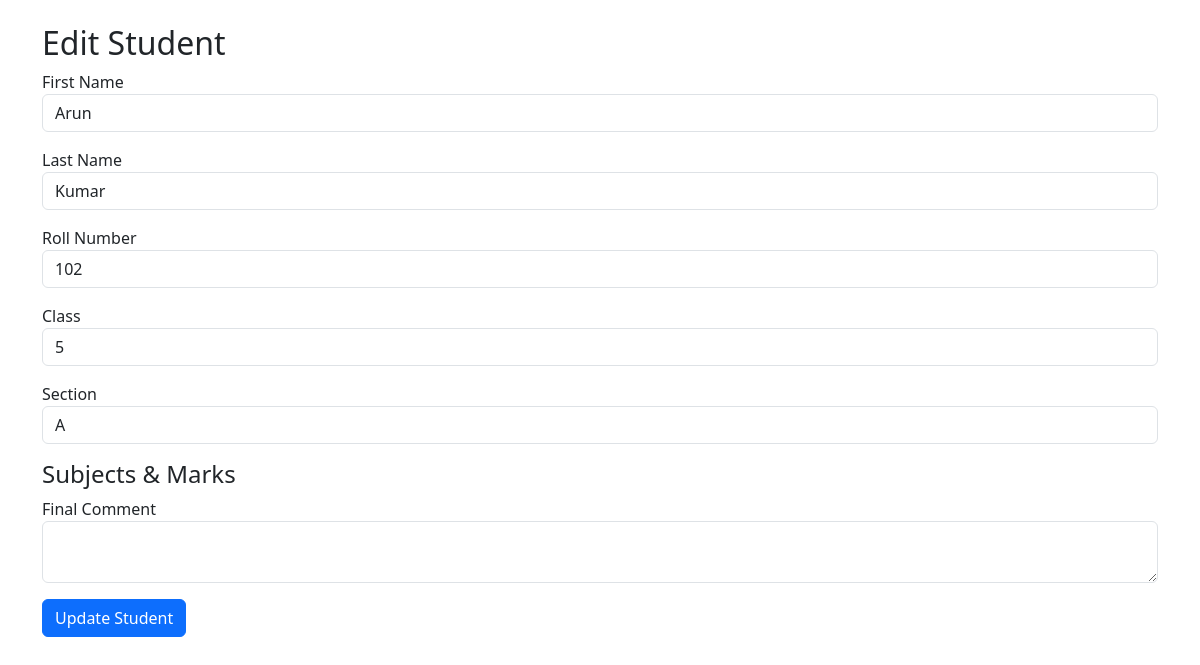
The page /edit/9/ on the database its author committed.
### app/models.py (models this page shows, shortened)
class Student(models.Model):
    first_name = models.CharField(max_length=100)
    last_name = models.CharField(max_length=100)
    roll_number = models.IntegerField()
    class_ref = models.ForeignKey(Class, on_delete=models.CASCADE, related_name='students')

class Class(models.Model):
    name = models.CharField(max_length=50)  # e.g., "Class 5"
    section = models.CharField(max_length=10)  # e.g., "A"

### app/views.py (the view)
# urls.py: path('edit/<int:student_id>/', views.edit_student, name='edit_student'),
def edit_student(request, student_id):
    student = get_object_or_404(Student, id=student_id)
    if request.method == "POST":
        student.first_name = request.POST.get("first_name")
        student.last_name = request.POST.get("last_name")
        student.roll_number = request.POST.get("roll_number")
        student.save()
        return redirect('students_list')
    context = {
        "student": student
    }
    return render(request, 'app/edit_student.html', context)

### app/templates/app/edit_student.html (shortened to what this page needs)
{% extends 'app/base.html' %}
{% block content %}
<h2>Edit Student</h2>
<form method="post">
  <div class="mb-3">
    <label>First Name</label>
    <input type="text" name="first_name" class="form-control" value="{{ student.first_name }}" required>
  </div>
  <div class="mb-3">
    <label>Last Name</label>
    <input type="text" name="last_name" class="form-control" value="{{ student.last_name }}" required>
  </div>
  <div class="mb-3">
    <label>Roll Number</label>
    <input type="text" name="roll_number" class="form-control" value="{{ student.roll_number }}" required>
  </div>
  <div class="mb-3">
    <label>Class</label>
    <input type="text" name="class_name" class="form-control" value="{{ student.class_ref.name }}" required>
  </div>
  <div class="mb-3">
    <label>Section</label>
    <input type="text" name="section" class="form-control" value="{{ student.class_ref.section }}" required>
  </div>
  <h4>Subjects & Marks</h4>
  <div class="mb-3">
    <label>Final Comment</label>
    <textarea name="final_comment" class="form-control">{{ final_comment.comment }}</textarea>
  </div>
  <button type="submit" class="btn btn-primary">Update Student</button>
</form>
{% endblock %}

### rows shown on the page
Student: first_name "Arun", last_name "Kumar", roll_number "102", class_name "5", section "A"
